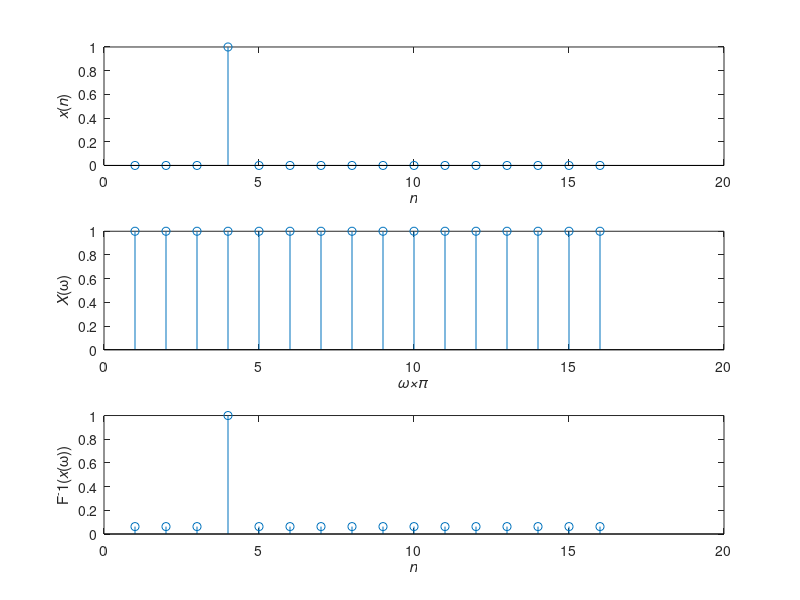

The MATLAB source for this figure:
clc
clear all;
close all;
K=16;
N=16;

for jj=1:K
    for ii=1:N
        expo_x(jj,ii)=exp(-1j*(2*pi/(N-1))...
            *(ii-1)*(jj-1));
    end
    
end

for jj=1:K
    if(jj==4)
        x(jj)=1;
    else
        x(jj)=0;
    end
end

    X_n=(expo_x)*(x)';
    x1=(1/N)*(expo_x)'*(X_n);

subplot(3,1,1),stem(x)
xlabel('\it{n}')
ylabel('{\itx}({\itn})')
subplot(3,1,2),stem(abs(X_n))
xlabel('\it{\omega\times\pi}')
ylabel('{\itX}({\omega})')
subplot(3,1,3),stem(x1)
xlabel('\it{n}')
ylabel('{F^-1}({\itx}({\omega}))')
